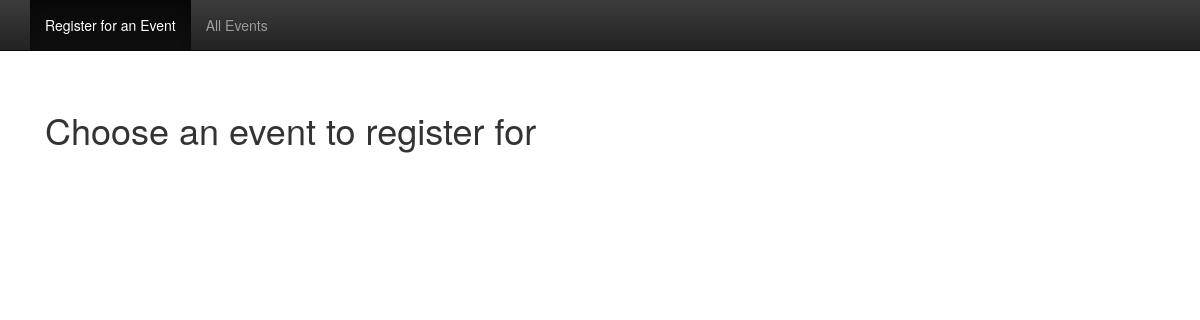
Page /events/ on the earlier database version.
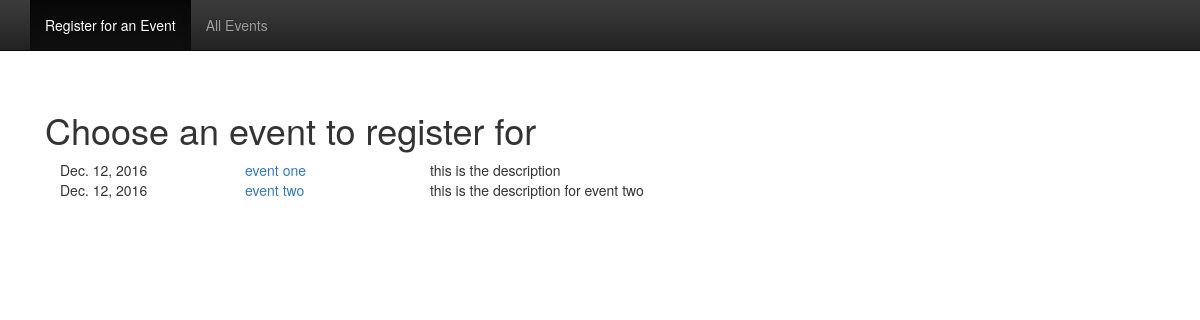
Same page on the later database version.
### events/models.py (models this page shows, shortened)
class Event(models.Model):
    name = models.CharField(max_length=70)
    date_time = models.DateField('Event date time', default=timezone.now)
    description = models.TextField()
    enabled = models.BooleanField(default=True)

### events/views.py (the view)
def index(request):
  event_list = Event.objects.filter(enabled=True).order_by('-date_time')
  context = {'event_list': event_list}
  return render(request, 'events/index.html', context)

### events/templates/events/index.html (shortened to what this page needs)
{% extends "base.html" %}
{% block content %}
<div class="starter-template">
  <h1>Choose an event to register for</h1>
  {% for event in event_list %}
    <div class='col-md-2'>{{ event.date_time }}</div>
    <div class='col-md-2'><a href="{{ event.id }}/">{{ event.name }}</a></div>
    <div class='col-md-8'>{{ event.description }}</div>
  {% endfor %}
</div>
{% endblock %}

### events/templates/base.html (shortened to what this page needs)
{% load static %}
<html>
  <head>
    <link href="{% static "events/starter-template.css" %}" rel="stylesheet">
    <link rel="stylesheet" href="https://maxcdn.bootstrapcdn.com/bootstrap/3.3.7/css/bootstrap.min.css">
    <link rel="stylesheet" href="https://maxcdn.bootstrapcdn.com/bootstrap/3.3.7/css/bootstrap-theme.min.css">
  </head>
  <body>
    <nav class="navbar navbar-inverse navbar-fixed-top">
      <div class="container">
        <ul class="nav navbar-nav">
          <li class="active"><a href="#">Register for an Event</a></li>
          <li><a href="/events/">All Events</a></li>
        </ul>
      </div>
    </nav>
    <div class="container">
      {% block content %} {% endblock %}
    </div>
  </body>
</html>

### events/static/events/starter-template.css (style rules this page uses)
body { padding-top: 50px; }
.starter-template { padding: 40px 15px; text-align: left; }

Differences in the rows shown:
added Event: date_time "Dec. 12, 2016", name "event one", description "this is the description"
added Event: date_time "Dec. 12, 2016", name "event two", description "this is the description for event two"
